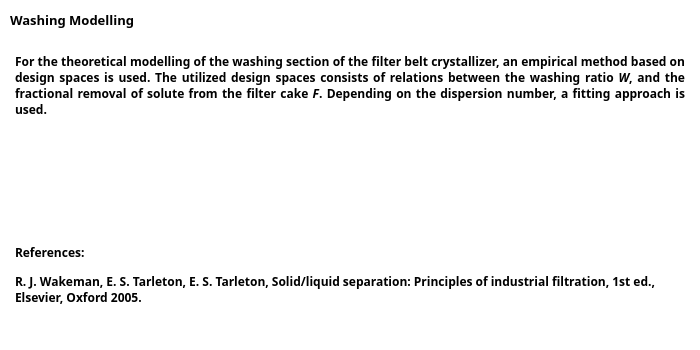
<?xml version="1.0" encoding="UTF-8"?>
<ui version="4.0">
 <class>Dialog</class>
 <widget class="QDialog" name="Dialog">
  <property name="geometry">
   <rect>
    <x>0</x>
    <y>0</y>
    <width>700</width>
    <height>350</height>
   </rect>
  </property>
  <property name="sizePolicy">
   <sizepolicy hsizetype="MinimumExpanding" vsizetype="Preferred">
    <horstretch>0</horstretch>
    <verstretch>0</verstretch>
   </sizepolicy>
  </property>
  <property name="windowTitle">
   <string>Help - Washing</string>
  </property>
  <property name="windowIcon">
   <iconset>
    <normaloff>../Graphics/AD2.ico</normaloff>../Graphics/AD2.ico</iconset>
  </property>
  <property name="styleSheet">
   <string notr="true">background-color: white</string>
  </property>
  <widget class="QLabel" name="label">
   <property name="geometry">
    <rect>
     <x>10</x>
     <y>10</y>
     <width>151</width>
     <height>21</height>
    </rect>
   </property>
   <property name="font">
    <font>
     <family>Segoe UI Semibold</family>
     <weight>75</weight>
     <bold>true</bold>
    </font>
   </property>
   <property name="styleSheet">
    <string notr="true">font-weight: bold; color: black;</string>
   </property>
   <property name="text">
    <string>&lt;html&gt;&lt;head/&gt;&lt;body&gt;&lt;p&gt;&lt;span style=&quot; font-size:10pt;&quot;&gt;Washing Modelling&lt;/span&gt;&lt;/p&gt;&lt;/body&gt;&lt;/html&gt;</string>
   </property>
  </widget>
  <widget class="QLabel" name="label_2">
   <property name="geometry">
    <rect>
     <x>15</x>
     <y>30</y>
     <width>670</width>
     <height>111</height>
    </rect>
   </property>
   <property name="sizePolicy">
    <sizepolicy hsizetype="Preferred" vsizetype="Preferred">
     <horstretch>0</horstretch>
     <verstretch>0</verstretch>
    </sizepolicy>
   </property>
   <property name="font">
    <font>
     <family>Segoe UI Semibold</family>
     <pointsize>9</pointsize>
     <weight>75</weight>
     <bold>true</bold>
    </font>
   </property>
   <property name="text">
    <string>&lt;html&gt;&lt;head/&gt;&lt;body&gt;&lt;p align=&quot;justify&quot;&gt;For the theoretical modelling of the washing section of the filter belt crystallizer, an empirical method based on design spaces is used. The utilized design spaces consists of relations between the washing ratio &lt;span style=&quot; font-style:italic;&quot;&gt;W&lt;/span&gt;, and the fractional removal of solute from the filter cake &lt;span style=&quot; font-style:italic;&quot;&gt;F&lt;/span&gt;. Depending on the dispersion number, a fitting approach is used.&lt;/p&gt;&lt;/body&gt;&lt;/html&gt;</string>
   </property>
   <property name="wordWrap">
    <bool>true</bool>
   </property>
  </widget>
  <widget class="QLabel" name="label_8">
   <property name="geometry">
    <rect>
     <x>15</x>
     <y>220</y>
     <width>670</width>
     <height>111</height>
    </rect>
   </property>
   <property name="font">
    <font>
     <family>Segoe UI Semibold</family>
     <pointsize>9</pointsize>
     <weight>75</weight>
     <bold>true</bold>
    </font>
   </property>
   <property name="text">
    <string>&lt;html&gt;&lt;head/&gt;&lt;body&gt;&lt;p&gt;&lt;span style=&quot; font-size:9pt; font-weight:600;&quot;&gt;References:&lt;/span&gt;&lt;/p&gt;&lt;p&gt;&lt;span style=&quot; font-size:9pt;&quot;&gt;R. J. Wakeman, E. S. Tarleton, E. S. Tarleton, Solid/liquid separation: Principles of industrial filtration, 1st ed., Elsevier, Oxford 2005.&lt;/span&gt;&lt;/p&gt;&lt;/body&gt;&lt;/html&gt;</string>
   </property>
   <property name="wordWrap">
    <bool>true</bool>
   </property>
  </widget>
  <widget class="QLabel" name="label_3">
   <property name="geometry">
    <rect>
     <x>230</x>
     <y>160</y>
     <width>110</width>
     <height>41</height>
    </rect>
   </property>
   <property name="text">
    <string/>
   </property>
   <property name="pixmap">
    <pixmap>../Graphics/WashingRatio.svg</pixmap>
   </property>
  </widget>
  <widget class="QLabel" name="label_9">
   <property name="geometry">
    <rect>
     <x>380</x>
     <y>160</y>
     <width>140</width>
     <height>41</height>
    </rect>
   </property>
   <property name="text">
    <string/>
   </property>
   <property name="pixmap">
    <pixmap>../Graphics/FracRemoval.svg</pixmap>
   </property>
  </widget>
 </widget>
 <resources/>
 <connections/>
</ui>
